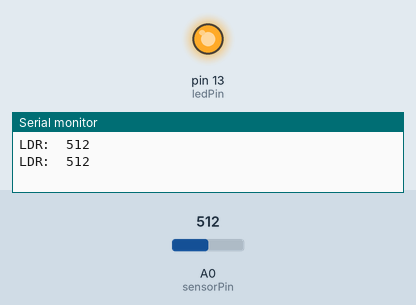
The sketch below on a simulated Arduino Uno, built with avr-gcc and run on an emulated ATmega328P. Parts: output pins drawn as LEDs (lit = HIGH), the last lines printed to the serial monitor. The test bench sets the inputs (shaded band); at power-on: A0 (sensorPin) = 512.

Above: at 1.3 s.
1.4 s: A0 (sensorPin) set to 111
4.5 s: A0 (sensorPin) set to 91
At 5.1 s:
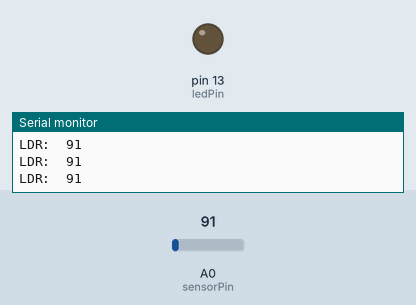
6.0 s: A0 (sensorPin) set to 110
At 6.55 s:
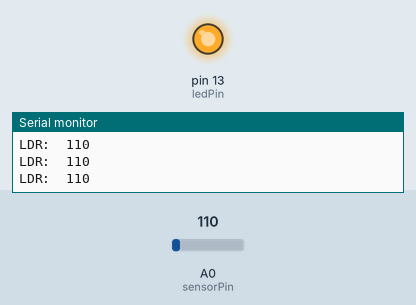
9.1 s: A0 (sensorPin) set to 90
At 10.2 s:
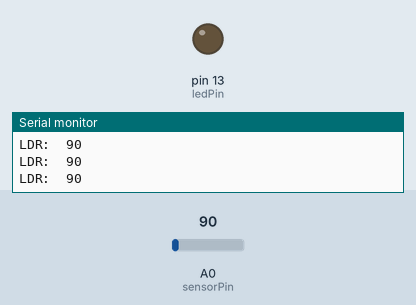
Timing chart, 0 to 11.7 s (numbered marks = the images above; inputs shaded):
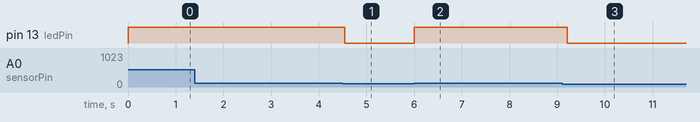

Measured:
- the behaviour switches between 100 and 99 on A0 (sensorPin) (found by bisection; images 0 and 1)
- after the input at 4.5 s, pin 13 (ledPin): HIGH → LOW at once
- after the input at 6.0 s, pin 13 (ledPin): LOW → HIGH at once
- after the input at 9.1 s, pin 13 (ledPin): HIGH → LOW after 0.11 s

The sketch:

ldr_test.ino
```cpp
int sensorPin = A0;    // select the input pin for the potentiometer
int ledPin = 13;      // select the pin for the LED
int sensorValue = 0;  // variable to store the value coming from the sensor

void setup() {
  // declare the ledPin as an OUTPUT:
  Serial.begin(9600);
  pinMode(ledPin, OUTPUT);
}

void loop() {
  // read the value from the sensor:
  sensorValue = analogRead(sensorPin);
  if(sensorValue >= 100) {
    // turn the ledPin on
    digitalWrite(ledPin, HIGH);
    // stop the program for milliseconds:
    delay(sensorValue);
  }

  // turn the ledPin off:
  digitalWrite(ledPin, LOW);
  // stop the program for for milliseconds:
  //delay(sensorValue);

  Serial.print("LDR:  ");
  Serial.println(sensorValue);
}
```
